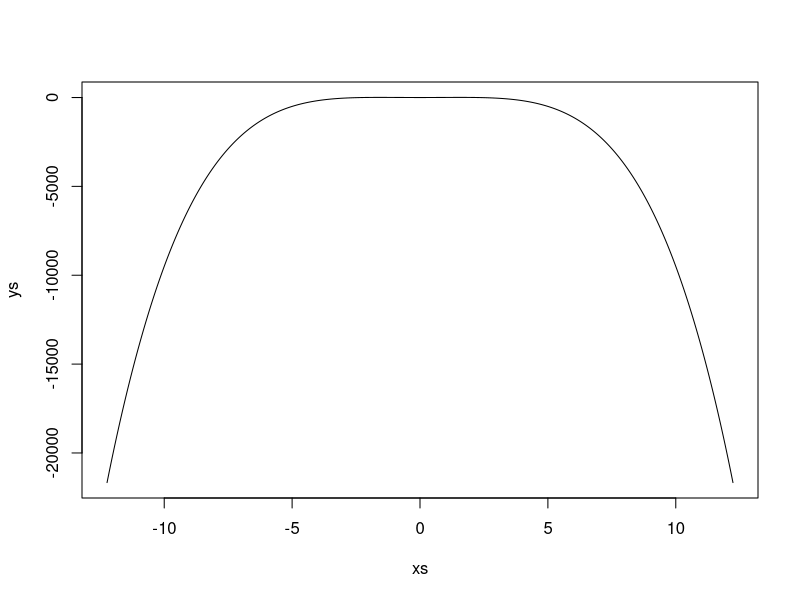
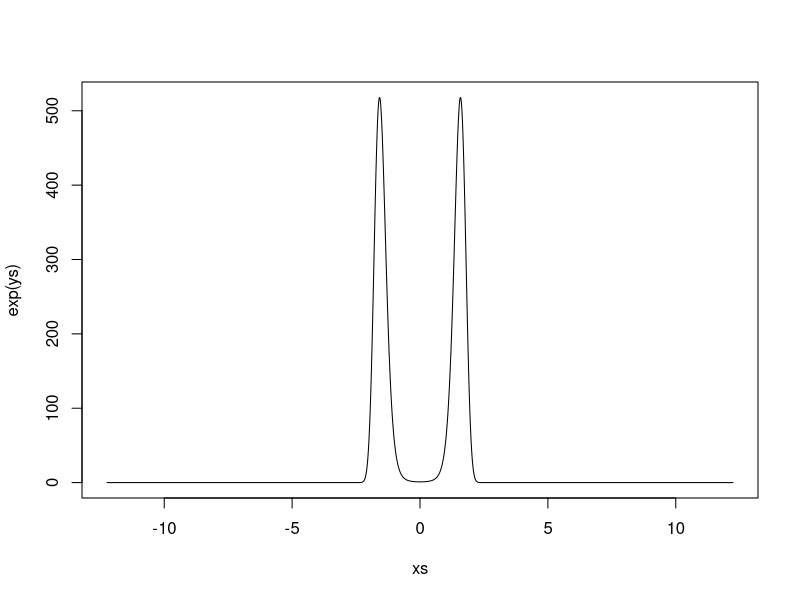
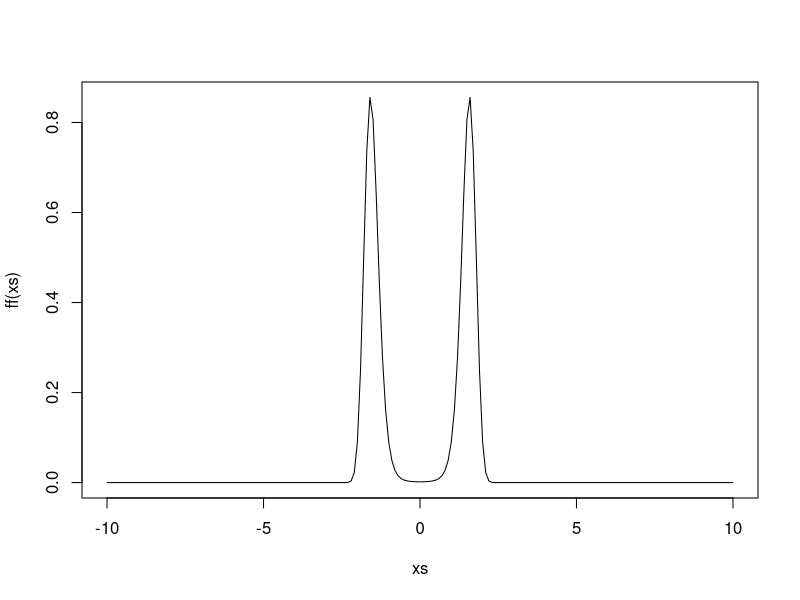
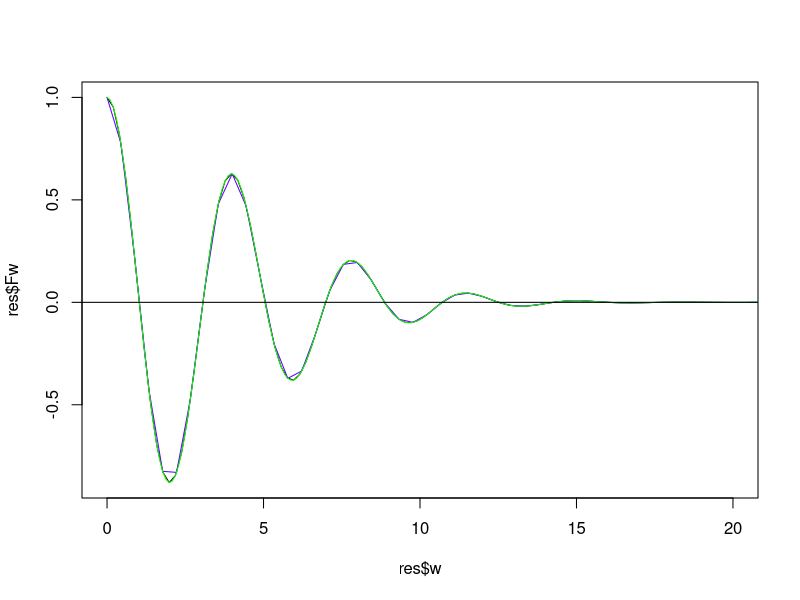

Reproduce these figures in R, in order.
## ---- chunk 1
fft_fourier <- function(f, n = 10, alpha = 1) {
  xs <- ((1:n) - 1)/sqrt(n) * alpha
  ws <- 2 * pi * ((1:n) - 1)/sqrt(n) / alpha
  list(Fw = fft(f(xs))/sqrt(n) * alpha, w = ws)
}
fft_fourier2 <- function(f, n = 10, alpha = 1) {
  res <- fft_fourier(f, n, alpha)
  f2 <- function(x) { f(-x) }
  res2 <- fft_fourier(f2, n, alpha)
  Fw <- res$Fw + Conj(res2$Fw)
  ws <- res$w
  list(Fw = Fw, w = ws)
}
## ---- chunk 2
quadform <- function(abc) {
  disc <- abc[2]^2 - 4 * abc[1] * abc[3]
  if (disc < 0) {
    return(c(NA, NA))
  }
  (-abc[2] + c(-1, 1) * sqrt(disc))/(2 * abc[1])
}

expo_poly <- function(abc, res = 1000, K = 10, plot = FALSE) {
  # find interval where ax^4 + bx^3 + cx < -100  
  zeros <- quadform(abc)
  zeros[is.na(zeros)] <- 0
  ll <- max(c(abs(zeros), 0)) + K
  xs <- seq(-ll, ll, ll/res)
  ys <- ((abc[1] * xs + abc[2]) * xs + abc[3]) * xs^2
  if (plot) {
    plot(xs, ys, type = "l")
    plot(xs, exp(ys), type = "l")
  }
  (const <- max(ys))
  nc <- sum(exp(ys - const)) / res * ll
  function(x) {
    y <- ((abc[1] * x + abc[2]) * x + abc[3]) * x^2 - const
    exp(y)/nc
  }
}
abc <- c(-1, 1, 5); res <- 1000; K <- 100
ff <- expo_poly(c(-1, 0, 5), plot = TRUE)
xs <- seq(-10, 10, 0.1)
plot(xs, ff(xs), type = "l")
sum(ff(xs))
## ---- chunk 3
res <- fft_fourier2(ff, n = 1000, alpha = 1)
plot(res$w, res$Fw, type = "l", xlim = c(0, 20))
res <- fft_fourier2(ff, n = 200, alpha = 1)
lines(res$w, res$Fw, type = "l", col = rainbow(100)[runif(1) * 100])
res <- fft_fourier2(ff, n = 1000, alpha = 2)
lines(res$w, res$Fw, type = "l", col = rainbow(100)[runif(1) * 100])
abline(0, 0)
